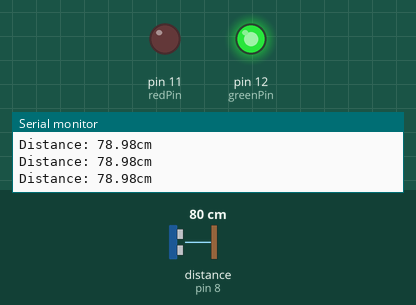
This sketch was run on a simulated Arduino Uno, built with avr-gcc and run on an emulated ATmega328P. On the bench: output pins drawn as LEDs (lit = HIGH), the last lines printed to the serial monitor. Wiring (inferred from the names in the program): ultrasonic range finder: trigger pin 7; echo pin 8. Inputs (shaded band) come from the test bench; at power-on: distance to the obstacle (sensor on pin 8) 80 cm. The echo pulse lasts 58.3 µs per cm; pins used as bus, display or sensor lines are not drawn.

Above: at 1.2 s.
1.3 s: distance to the obstacle (sensor on pin 8) set to 28 cm
4.3 s: distance to the obstacle (sensor on pin 8) set to 24 cm
At 5.7 s:
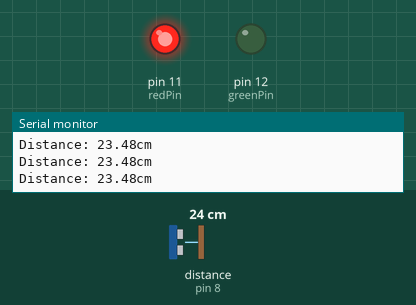
6.0 s: distance to the obstacle (sensor on pin 8) set to 35 cm
At 6.7 s:
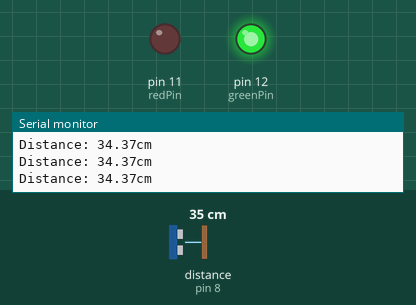
7.6 s: distance to the obstacle (sensor on pin 8) set to 22 cm
At 9.0 s:
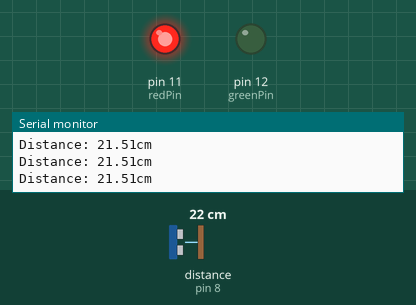
Timing chart, 0 to 10.2 s (numbered marks = the images above; inputs shaded):
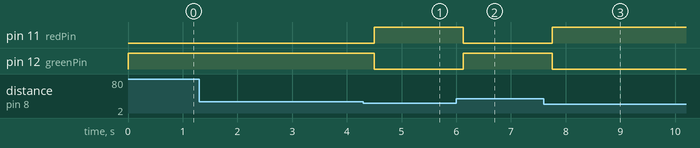

The sketch:

distance_measure.ino
```cpp
#define trigPin 7
#define echoPin 8
#define redPin 11
#define greenPin 12

float distance;
long duration;

void setup() {
  // put your setup code here, to run once:
  pinMode(trigPin, OUTPUT); // set trigPin as a output pin, sends sound wave
  pinMode(echoPin, INPUT); // set echoPin as a input pin, receives sound wave
  pinMode(redPin, OUTPUT); // introduce pin of green LED
  pinMode(greenPin, OUTPUT); // introduce pin of red LED
  Serial.begin(9600); // set communication speed
}


void loop() {
  // put your main code here, to run repeatedly:
  digitalWrite(trigPin, LOW);
  delayMicroseconds(2);

  digitalWrite(trigPin, HIGH); // sends sound wave
  delayMicroseconds(10);

  digitalWrite(trigPin, LOW); // turn off sound wave output

  duration = pulseIn(echoPin, HIGH); // receive sent sound wave
  distance = duration * 0.034 / 2; // find distance in cm

  if (distance < 25.0){
    digitalWrite(greenPin, LOW);
    delayMicroseconds(1000); // blocks blinking
    digitalWrite(redPin, HIGH);
  }
  else {
    digitalWrite(redPin, LOW);
    delayMicroseconds(1000); // blocks blinking
    digitalWrite(greenPin, HIGH);
  }

  Serial.print("Distance: "+String(distance)+"cm\n");
  delay(200); // delay 200 milisecond
}
```

Measured:
- the behaviour switches between 26 and 25 cm on distance to the obstacle (sensor on pin 8) (found by bisection; images 0 and 1)
- after the input at 4.3 s, pin 11 (redPin): LOW → HIGH after 0.20 s; pin 12 (greenPin): HIGH → LOW after 0.20 s
- after the input at 6.0 s, pin 11 (redPin): HIGH → LOW after 0.13 s; pin 12 (greenPin): LOW → HIGH after 0.13 s
- after the input at 7.6 s, pin 11 (redPin): LOW → HIGH after 0.16 s; pin 12 (greenPin): HIGH → LOW after 0.16 s
